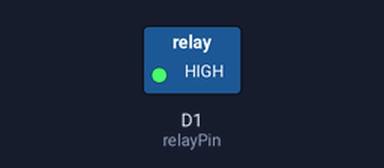
Bench run of a sketch on a simulated ESP8266 (Wemos D1 mini). On the bench: switched loads named in the sketch (green lamp = pin HIGH). Dashed ring = blinking.

Above: at 0.5 s.
Timing chart, 0 to 4.6 s (numbered marks = the images above):
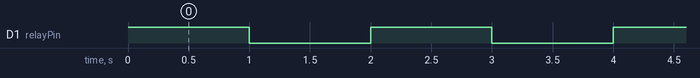

Measured:
- by itself, D1 (relayPin): alternates HIGH for 1.0 s and LOW for 1.0 s

The sketch:

Relay.ino
```cpp
/*
 Example testing sketch for Relay shield

  Relay is attached as follows:
  * Arduino Uno:
    **
  * LaskaKit ESP-12 Board
    ** 05
  * Wemos D1 mini
    ** D1
  * ESP-01 (Shield)
    ** 05
 */

const int relayPin = D1;

void setup() {
  pinMode(relayPin, OUTPUT);
}

void loop() {
  digitalWrite(relayPin, HIGH); // turn on relay with voltage HIGH
  delay(1000);              // pause
  digitalWrite(relayPin, LOW);  // turn off relay with voltage LOW
  delay(1000);            // pause
}
```
